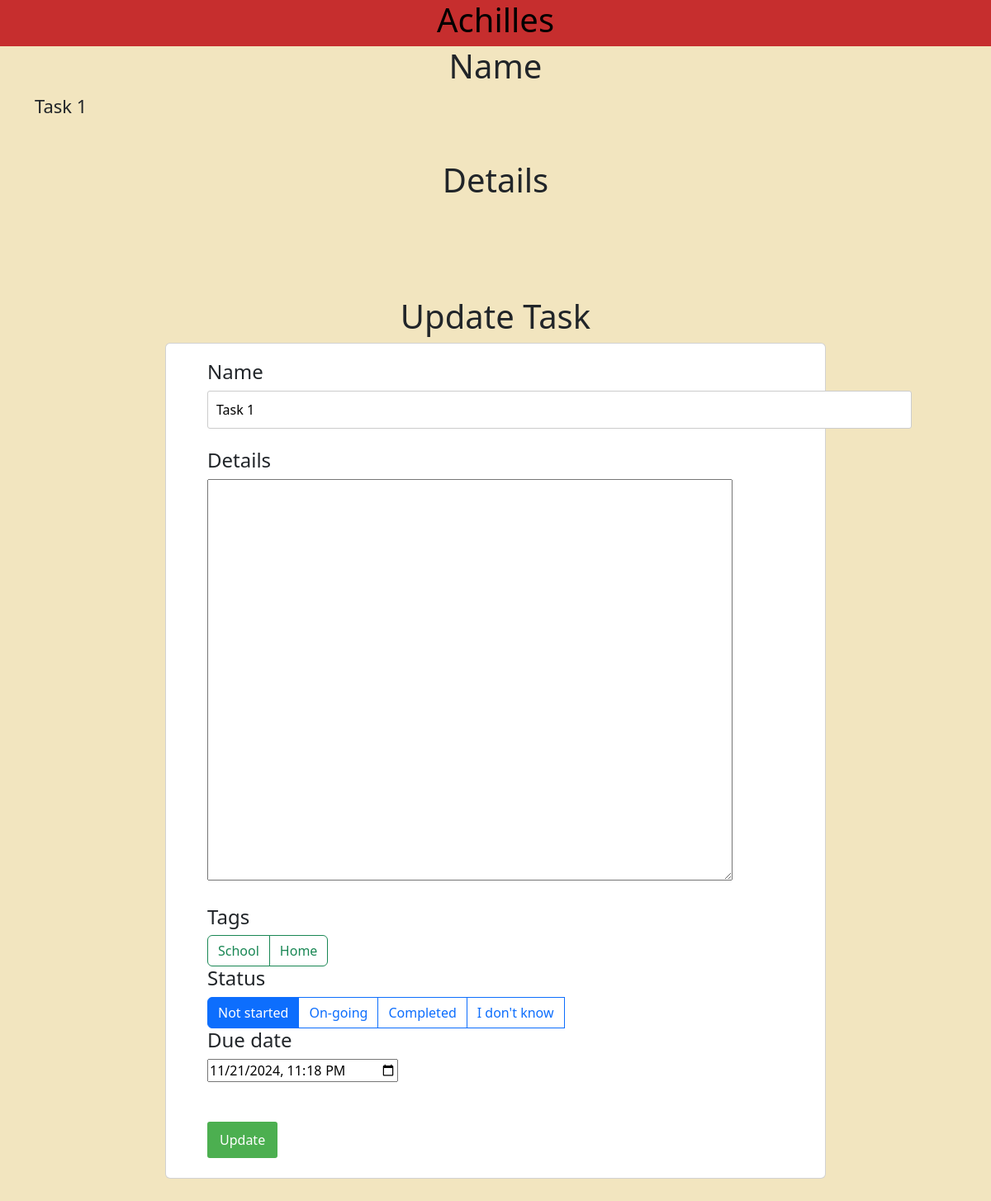
Screenshot of /update/1 with the database file from the repository.
### tables this page shows
CREATE TABLE Tasks (
    TID INTEGER PRIMARY KEY AUTOINCREMENT,
    Name VARCHAR(255) NOT NULL DEFAULT 'no name',
    Details VARCHAR(255) DEFAULT NULL,
    SID INTEGER DEFAULT 0 NOT NULL,
    DueDate datetime,
    FOREIGN KEY (SID) REFERENCES Statuses(SID)
);

CREATE TABLE Tags (
    TID INTEGER PRIMARY KEY AUTOINCREMENT,
    Name VARCHAR(255) UNIQUE
);

CREATE TABLE Statuses (
    SID INTEGER PRIMARY KEY AUTOINCREMENT,
    Name VARCHAR(255) UNIQUE
);

### app.py (the view)
@app.route('/update/<int:id>', methods=['GET', 'POST'])
def update(id):
    if request.method == 'POST':
        return UpdatePost(request.form, id)
    else:
        return UpdateGet(id)

### app.py (called while the page is built)
def UpdateGet(id):
    item = raww(f"SELECT * FROM Tasks WHERE TID = {id}")
    status = raww("SELECT * FROM Statuses")
    tags = raww("SELECT * FROM Tags")
    tt = raww("SELECT * FROM TaskTags")
    if len(item) == 0:
        return render_template('error.html', s="Task ID invalid")
    item = item[0]
    return render_template('update.html', item=item, status=status, tags=tags,tt=tt)

### db.py (called while the page is built)
def raww(query):
    res = cur.execute(query)
    res = res.fetchall()
    con.commit()
    return res

### templates/update.html (shortened to what this page needs)
{% extends 'base.html' %}
{% block body %}
<div class="container">
    <h1>Name</h1>
    <p>{{item[1]}}</p><br />
    <h1>Details</h1>
    <p>{{item[2]}}</p><br />
</div>
<div class="content pt-5">
    <h1>Update Task</h1>
    <div class="card g-4 ex1">
        <form action="/update/{{item[0]}}" method="POST">
            <h4>Name</h4>
            <div>
                <input type="text" name="con" id="content" value="{{item[1]}}" size="85%">
            </div>
            <br />
            <h4>Details</h4>
            <div>
                <a><textarea rows="20%" cols="85%" name="det" id="det">{{item[2]}}</textarea></a>
            </div>
            <br />
            <h4>Tags</h4>
            <div class="btn-group" role="group" aria-label="Basic checkbox toggle button group">
                {% for tag in tags %}
                <label class="btn btn-outline-success" for="btncheck{{tag[0]}}">{{tag[1]}}</label>
                {% endfor %}
            </div>
            <h4>Status</h4>
            <div class="btn-group" role="group" aria-label="Basic radio toggle button group">
                {% for i in status %}
                <label class="btn btn-outline-primary" for="status{{i[0]}}">{{i[1]}}</label>
                <br />
                {% endfor %}
            </div>
            <h4>Due date</h4>
            <input type="datetime-local" name="date" value="{{item[4]}}" id="deadline">
            <br />
            <br />
            <br />
            <input type="submit" value="Update">
            <br />
            <br />
        </form>
    </div>
</div>
{% endblock %}

### static/css/main.css (style rules this page uses)
body { font-family: "Roboto", Arial, sans-serif; margin: 0; padding: 0; text-rendering: optimizeLegibility; display: flex; flex-direction: column; justify-content: center; }
.content { max-width: 70%; margin: 20px auto; padding: 20px; }
h1 { text-align: center; margin-bottom: 20px; }
form { margin-top: 20px; }
input[type="text"] { padding: 10px; border: 1px solid #ccc; border-radius: 3px; }
input[type="submit"] { padding: 10px 15px; background-color: #4caf50; color: white; border: none; cursor: pointer; border-radius: 3px; }
a { text-decoration: none; color: #333; }
.container { display: block; position: relative; padding-left: 35px; margin-bottom: 12px; cursor: pointer; font-size: 22px; -webkit-user-select: none; -moz-user-select: none; -ms-user-select: none; user-select: none; }
textarea { -webkit-box-sizing: border-box; -moz-box-sizing: border-box; box-sizing: border-box; width: 85%; height: 20%; }

### templates/base.html (style rules this page uses)
div.ex1 { padding-left: 50px; }

### rows the page displays
Tasks: Name "Task 1", con "Task 1", date "11/21/2024 23:18"
Tags: Name "School"
Tags: Name "Home"
Statuses: Name "Not started"
Statuses: Name "On-going"
Statuses: Name "Completed"
Statuses: Name "I don't know"
